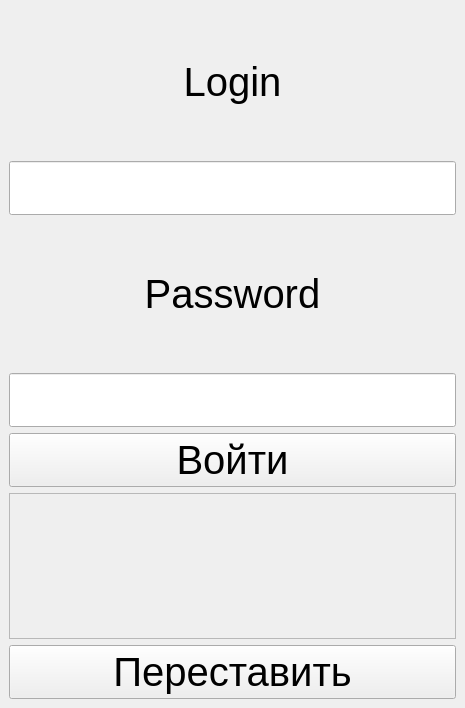
<?xml version="1.0" encoding="UTF-8"?>
<ui version="4.0">
 <class>Auth_Window</class>
 <widget class="QMainWindow" name="Auth_Window">
  <property name="geometry">
   <rect>
    <x>0</x>
    <y>0</y>
    <width>465</width>
    <height>708</height>
   </rect>
  </property>
  <property name="font">
   <font>
    <pointsize>30</pointsize>
   </font>
  </property>
  <property name="windowTitle">
   <string>MainWindow</string>
  </property>
  <widget class="QWidget" name="centralwidget">
   <layout class="QGridLayout" name="gridLayout">
    <item row="4" column="0">
     <widget class="QPushButton" name="pushButton_enter">
      <property name="text">
       <string>Войти</string>
      </property>
     </widget>
    </item>
    <item row="3" column="0">
     <widget class="QLineEdit" name="lineEdit_password"/>
    </item>
    <item row="0" column="0">
     <widget class="QLabel" name="label_login">
      <property name="text">
       <string>Login</string>
      </property>
      <property name="alignment">
       <set>Qt::AlignmentFlag::AlignCenter</set>
      </property>
     </widget>
    </item>
    <item row="1" column="0">
     <widget class="QLineEdit" name="lineEdit_login"/>
    </item>
    <item row="6" column="0">
     <widget class="QPushButton" name="pushButton">
      <property name="text">
       <string>Переставить</string>
      </property>
     </widget>
    </item>
    <item row="2" column="0">
     <widget class="QLabel" name="label_password">
      <property name="text">
       <string>Password</string>
      </property>
      <property name="alignment">
       <set>Qt::AlignmentFlag::AlignCenter</set>
      </property>
     </widget>
    </item>
    <item row="5" column="0">
     <widget class="QFrame" name="frame">
      <property name="frameShape">
       <enum>QFrame::Shape::StyledPanel</enum>
      </property>
      <property name="frameShadow">
       <enum>QFrame::Shadow::Raised</enum>
      </property>
      <layout class="QGridLayout" name="gridLayout_2">
       <item row="1" column="0">
        <widget class="QLabel" name="label_3">
         <property name="text">
          <string/>
         </property>
         <property name="alignment">
          <set>Qt::AlignmentFlag::AlignRight|Qt::AlignmentFlag::AlignTrailing|Qt::AlignmentFlag::AlignVCenter</set>
         </property>
        </widget>
       </item>
       <item row="1" column="1">
        <widget class="QLabel" name="label_4">
         <property name="text">
          <string/>
         </property>
        </widget>
       </item>
       <item row="0" column="1">
        <widget class="QLabel" name="label_2">
         <property name="text">
          <string/>
         </property>
        </widget>
       </item>
       <item row="0" column="0">
        <widget class="QLabel" name="label_1">
         <property name="text">
          <string/>
         </property>
         <property name="alignment">
          <set>Qt::AlignmentFlag::AlignRight|Qt::AlignmentFlag::AlignTrailing|Qt::AlignmentFlag::AlignVCenter</set>
         </property>
        </widget>
       </item>
      </layout>
     </widget>
    </item>
   </layout>
  </widget>
 </widget>
 <resources/>
 <connections/>
</ui>
